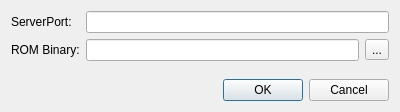
<?xml version="1.0" encoding="UTF-8"?>
<ui version="4.0">
 <class>ROMServerEditDialog</class>
 <widget class="QDialog" name="ROMServerEditDialog">
  <property name="geometry">
   <rect>
    <x>0</x>
    <y>0</y>
    <width>400</width>
    <height>112</height>
   </rect>
  </property>
  <property name="windowTitle">
   <string>Dialog</string>
  </property>
  <layout class="QVBoxLayout" name="verticalLayout">
   <item>
    <layout class="QGridLayout" name="gridLayout">
     <item row="0" column="1">
      <widget class="QLineEdit" name="serverPortLineEdit">
       <property name="inputMask">
        <string>ddddd</string>
       </property>
      </widget>
     </item>
     <item row="0" column="0">
      <widget class="QLabel" name="label">
       <property name="text">
        <string>ServerPort:</string>
       </property>
      </widget>
     </item>
     <item row="1" column="0">
      <widget class="QLabel" name="label_2">
       <property name="text">
        <string>ROM Binary:</string>
       </property>
      </widget>
     </item>
     <item row="1" column="1">
      <layout class="QHBoxLayout" name="horizontalLayout">
       <item>
        <widget class="QLineEdit" name="binaryLineEdit"/>
       </item>
       <item>
        <widget class="QToolButton" name="fileOpenButton">
         <property name="text">
          <string>...</string>
         </property>
        </widget>
       </item>
      </layout>
     </item>
    </layout>
   </item>
   <item>
    <spacer name="verticalSpacer">
     <property name="orientation">
      <enum>Qt::Vertical</enum>
     </property>
     <property name="sizeHint" stdset="0">
      <size>
       <width>20</width>
       <height>3</height>
      </size>
     </property>
    </spacer>
   </item>
   <item>
    <widget class="QDialogButtonBox" name="buttonBox">
     <property name="orientation">
      <enum>Qt::Horizontal</enum>
     </property>
     <property name="standardButtons">
      <set>QDialogButtonBox::Cancel|QDialogButtonBox::Ok</set>
     </property>
    </widget>
   </item>
  </layout>
 </widget>
 <resources/>
 <connections>
  <connection>
   <sender>buttonBox</sender>
   <signal>accepted()</signal>
   <receiver>ROMServerEditDialog</receiver>
   <slot>accept()</slot>
   <hints>
    <hint type="sourcelabel">
     <x>248</x>
     <y>254</y>
    </hint>
    <hint type="destinationlabel">
     <x>157</x>
     <y>274</y>
    </hint>
   </hints>
  </connection>
  <connection>
   <sender>buttonBox</sender>
   <signal>rejected()</signal>
   <receiver>ROMServerEditDialog</receiver>
   <slot>reject()</slot>
   <hints>
    <hint type="sourcelabel">
     <x>316</x>
     <y>260</y>
    </hint>
    <hint type="destinationlabel">
     <x>286</x>
     <y>274</y>
    </hint>
   </hints>
  </connection>
 </connections>
</ui>
